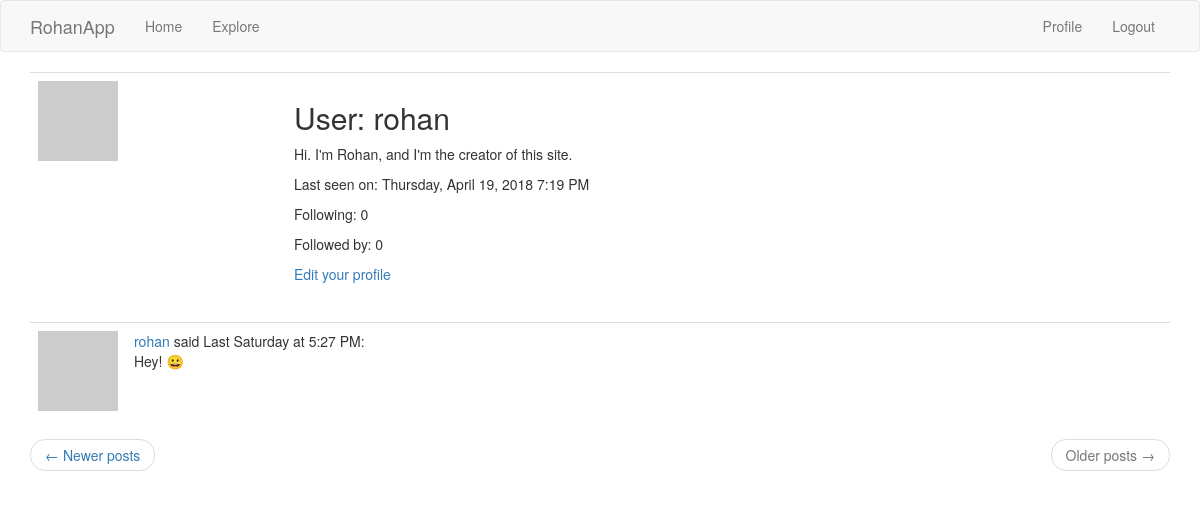
/user/rohan?page=3 (signed in), run on the app's committed database.
### app/models.py (models this page shows, shortened)
class User(UserMixin, db.Model):
    id = db.Column(db.Integer, primary_key=True)
    username = db.Column(db.String(64), index=True, unique=True)
    email = db.Column(db.String(120), index=True, unique=True)
    password_hash = db.Column(db.String(128))
    posts = db.relationship('Post', backref='author', lazy='dynamic') # u.posts, p.author(s)
    about_me = db.Column(db.String(140))
    last_seen = db.Column(db.DateTime, default=datetime.utcnow)
    followed = db.relationship('User', secondary=followers,
        primaryjoin=(followers.c.follower_id == id), # LEFT # why isn't it just followers.follower_id ?
        secondaryjoin=(followers.c.followed_id == id), # RIGHT
        backref=db.backref('followers', lazy='dynamic'), lazy='dynamic')
    def avatar(self, size):
        digest = md5(self.email.lower().encode('utf-8')).hexdigest() # .encode('utf-8') converts email string to bytes
        return 'https://www.gravatar.com/avatar/{}?d=identicon&s={}'.format(digest, size)

class Post(db.Model):
    id = db.Column(db.Integer, primary_key=True)
    body = db.Column(db.String(140))
    timestamp = db.Column(db.DateTime, index=True, default=datetime.utcnow) # datetime.utcnow, NOT datetime.utcnow()
    user_id = db.Column(db.Integer, db.ForeignKey('user.id'))
    language = db.Column(db.String(5))

### app/main/routes.py (the view)
@bp.route('/user/<username>')
@login_required
def user(username):
    user = User.query.filter_by(username=username).first_or_404()
    page = request.args.get('page', 1, type=int)
    posts = user.posts.order_by(Post.timestamp.desc()).paginate(
        page, current_app.config['POSTS_PER_PAGE'], False)
    next_url = url_for('main.user', username=user.username, page=posts.next_num) if posts.has_next else None
    prev_url = url_for('main.user', username=user.username, page=posts.prev_num) if posts.has_prev else None
    return render_template('user.html', title = user.username, user = user, posts = posts.items,
                            next_url = next_url, prev_url = prev_url)

### app/main/routes.py (called while the page is built)
@bp.before_app_request # executed just before any view function
def before_request():
    if current_user.is_authenticated:
        current_user.last_seen = datetime.utcnow() # .strftime('%m/%d/%Y %I:%M:%S %p')
        db.session.commit()
        g.locale = str(get_locale())

### app/models.py (called while the page is built)
@login.user_loader
def load_user(id):
    return User.query.get(int(id))

### app/templates/user.html
{% extends "base.html" %}
{% block app_content %}
    <table class="table table-hover">
        <tr>
            <td width="256px"><img src="{{ user.avatar(256) }}"></td>
            <td>
                <h2>User: {{ user.username }}</h2>
                {% if user.about_me %}<p>{{ user.about_me }}</p>{% endif %}
                {% if user.last_seen %}
                <p>Last seen on: {{ moment(user.last_seen).format('LLLL') }}</p>
                {% endif %}
                <p>Following: {{ user.followed.count() }}</p>
                <p>Followed by: {{ user.followers.count() }}</p>
                {% if current_user == user %}
                <p><a href="{{ url_for('main.edit_profile') }}">Edit your profile</a></p>
                {% elif not current_user.is_following(user) %}
                <p><a href="{{ url_for('main.follow', username=user.username) }}">Follow</a></p>
                {% else %}
                <p><a href="{{ url_for('main.unfollow', username=user.username) }}">Unfollow</a></p>
                {% endif %}
            </td>
        </tr>
    </table>
    {% for post in posts %}
        {% include '_post.html' %}
    {% endfor %}
    <nav aria-label="...">
        <ul class="pager">
            <li class="previous{% if not prev_url %} disabled{% endif %}">
                <a href="{{ prev_url or '#' }}">
                    <span aria-hidden="true">&larr;</span> Newer posts
                </a>
            </li>
            <li class="next{% if not next_url %} disabled{% endif %}">
                <a href="{{ next_url or '#' }}">
                    Older posts <span aria-hidden="true">&rarr;</span>
                </a>
            </li>
        </ul>
    </nav>
{% endblock %}

### app/templates/_post.html (shortened to what this page needs)
<table class="table table-hover">
    <tr>
        <td width="70px">
            <a href="{{ url_for('main.user', username=post.author.username) }}">
                <img src="{{ post.author.avatar(70) }}" />
            </a>
        </td>
        <td>
            <a href="{{ url_for('main.user', username=post.author.username) }}">{{ post.author.username }}</a>
            said {{ moment(post.timestamp).calendar() }}:
            <br>
            <span id="post{{ post.id }}">{{ post.body }}</span>
        </td>
    </tr>
</table>

### data on the page
User: username "rohan", about_me "Hi. I'm Rohan, and I'm the creator of this site.", last_seen "Thursday, April 19, 2018 7:19 PM"
Post: author.username "rohan", timestamp "Last Saturday at 5:27 PM", body "Hey! 😀"

### other printed values
{{ user.followed.count() }} "0"
{{ user.followers.count() }} "0"
